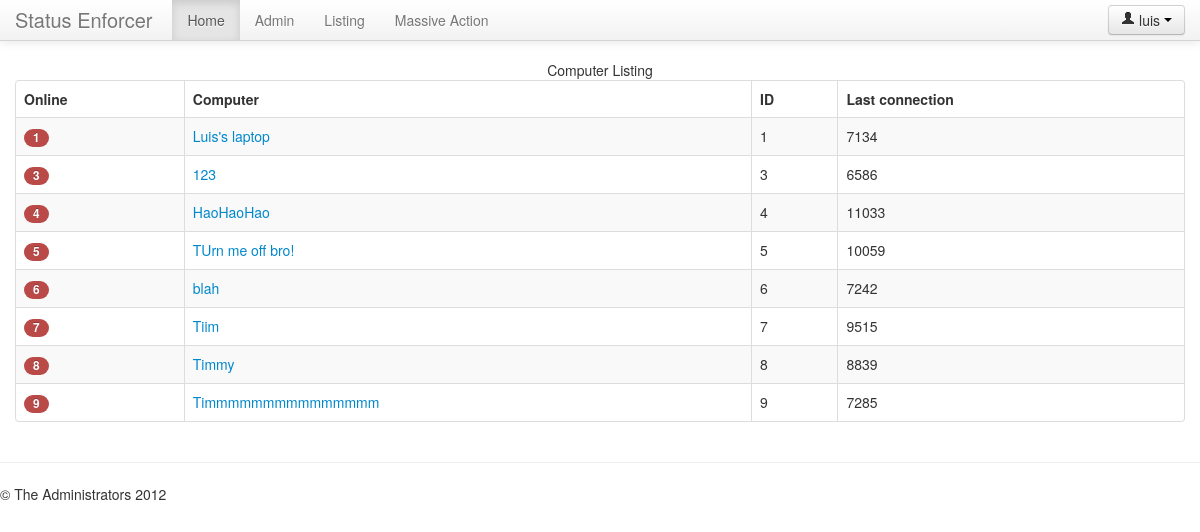
Page /listing (signed in) on the earlier database version.
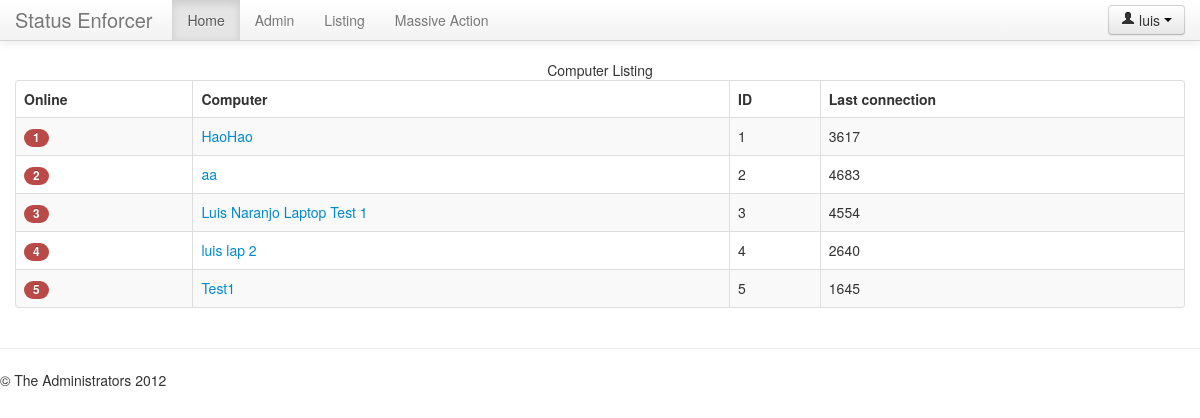
Same page on the later database version.
### server/models.py (models this page shows, shortened)
class Computer(models.Model):
    name = models.CharField(max_length=255)
    lastConnection = models.DateTimeField()
    status = models.CharField(max_length=80)
    connected = models.BooleanField(default=False)
    key = models.CharField(max_length=255)
    def get_absolute_url(self):
        return '/listing/%d' % self.pk
    def activityLength(self):
        now = datetime.now(utc)
        delta = now - self.lastConnection
        return delta.seconds

### server/views.py (the view)
# urls.py: url(r'^listing$', 'listing'),
@login_required
def listing(request):
    params = {'computers': Computer.objects.all()}
    return render(request, 'server/listing.html', params)

### statusEnforcer/templates/server/listing.html (shortened to what this page needs)
{% extends "base.html" %}
{% block body %}
<table class="table table-bordered table-striped">
    <caption>Computer Listing</caption>
    <thead>
        <tr>
            <th>Online</th>
            <th>Computer</th>
            <th>ID</th>
            <th>Last connection</th>
        </tr>
    </thead>
    <tbody>
        {% for computer in computers %}
        <tr>
            <td>
            {% if computer.connected %}
            <a href="{{ computer.get_absolute_url }}"><span class="badge badge-success">{{ computer.id }}</span></a>
            {% else %}
            <a href="{{ computer.get_absolute_url }}"><span class="badge badge-important">{{ computer.id }}</span></a>
            {% endif %}
            </td>
            <td>
                <a href="{{ computer.get_absolute_url }}">{{ computer.name }}</a>
            </td>
            <td>{{ computer.pk }}</td>
            <td>{{ computer.activityLength }}</td>
        </tr>
        {% endfor %}
    </tbody>
</table>
{% endblock body %}

### statusEnforcer/templates/base.html (shortened to what this page needs)
<!DOCTYPE html>
 <html class="no-js" lang="en">
<head>
	<link rel="stylesheet" href="{{ STATIC_URL }}bootstrap/css/bootstrap.min.css">
	<link rel="stylesheet" href="{{ STATIC_URL }}bootstrap/css/bootstrap-responsive.min.css">
	<link rel="stylesheet" href="{{ STATIC_URL }}css/basic.css">
</head>
<body>
    <div class="navbar navbar-fixed-top">
      <div class="navbar-inner">
        <div class="container">
          <div class="btn-group pull-right">
            {% if user.is_authenticated %}
                <a class="btn dropdown-toggle" data-toggle="dropdown" href="#">
                <i class="icon-user"></i>
                {{ user.username }}
              <span class="caret"></span>
            </a>
            {% else %}
                <a class="btn" href="/admin/">
                <i class="icon-user"></i>
                Sign in
            </a>
            {% endif %}
          </div>
          <a class="brand" href="/">Status Enforcer</a>
          <div class="nav-collapse">
            <ul class="nav" role="navigation">
              <li class="active"><a href="/">Home</a></li>
              {% if user.is_authenticated %}<li><a href="/admin">Admin</a></li>
              {% endif %}
              <li><a href="/listing">Listing</a></li>
              <li><a href="/killswitch">Massive Action</a></li>
            </ul>
    </div>
        </div>
      </div>
    </div>
	<div class="container">
	{% block body %}
	{% endblock body %}
	</div>
    <hr class="soften">
      <footer>
        <p>&copy; The Administrators 2012</p>
      </footer>
</body>

### statusEnforcer/templates/base.html (style rules this page uses)
body { padding-top: 60px; padding-bottom: 40px; }

Differences in the rows shown:
removed Computer: id "6", name "blah", pk "6", activityLength "7242"
removed Computer: id "7", name "Tiim", pk "7", activityLength "9515"
removed Computer: id "8", name "Timmy", pk "8", activityLength "8839"
removed Computer: id "9", name "Timmmmmmmmmmmmmmm", pk "9", activityLength "7285"
changed Computer id 1: name "Luis's laptop" → "HaoHao"; activityLength "7134" → "3617"
added Computer: id "2", name "aa", pk "2", activityLength "4683"
changed Computer id 3: name "123" → "Luis Naranjo Laptop Test 1"; activityLength "6586" → "4554"
changed Computer id 4: name "HaoHaoHao" → "luis lap 2"; activityLength "11033" → "2640"
changed Computer id 5: name "TUrn me off bro!" → "Test1"; activityLength "10059" → "1645"
